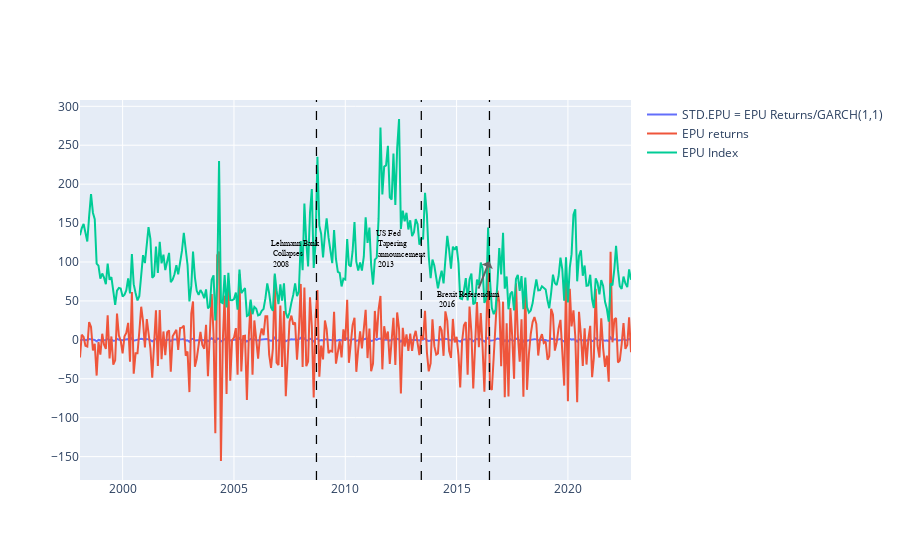

Notebook source saved alongside this figure:
### Code cell
import pandas as pd
import numpy as np
import statsmodels.api as sm
from arch import arch_model # ARCH Package for Volatility Modeling
import plotly.graph_objs as go


# Create a dataframe by reading epu data
df_epu = pd.read_excel('/Users/kalyan/Library/CloudStorage/OneDrive-IIMVIZAG/Kalyan-Research/T20-PolicyBrief-G20/Data/G20.xlsx'
                  , sheet_name='G20-EPU',
                   dtype={'Year':object,'Month':object,},
                      header=0);

#Uniformity in Year data - Convert Numeric to String
df_epu['Year'] = df_epu['Year'].astype(str)
#Uniformity in Month data - Convert Numeric to String of length 2
df_epu['Month'] = df_epu['Month'].astype(str).str.zfill(2)
#Generate Date in datetime dtype
df_epu['Date']= str('01')+df_epu['Month']+df_epu['Year']


df_epu['Date'] = pd.to_datetime(df_epu['Date'], 
                                 format='%d%m%Y')
df_epu['Year'] = pd.to_datetime(df_epu['Date'], 
                                 format='%Y')
df_epu['Month'] = pd.to_datetime(df_epu['Date'], 
                                 format='%m')

df_epu= df_epu.set_index('Date')

df_epu = df_epu.drop(columns=['Year', 'Month'])

# country_list = list(df_epu.columns)
# country_list = [e for e in country_list if e not in ('SCMP China', 'Mainland China')]
country_list = ['India']
# 'Japan', 'Germany', 'South Korea', 'France', 'Italy','Russia','SCMP China', 'Mainland China' , 'China']



df_epu = df_epu.dropna()

# Calculate Returns # Apply np.log() to the DataFrame
epu_returns['india_epu'] = df_epu[country_list]
print(epu_returns.columns)

epu_returns['epu_returns'] = np.log(epu_returns['india_epu']).diff().mul(100)
epu_returns = epu_returns.dropna()
epu_returns['epu_returns'] = epu_returns['epu_returns'].astype(float) # Needed to convert object to float


# Fit GARCH(1, 1) model
model = arch_model(epu_returns['epu_returns'], vol='GARCH', p=1, q=1)
garch_results = model.fit()

# Print model summary
print(garch_results.summary())

# Get conditional standard deviation
cond_std = garch_results.conditional_volatility

# Print the conditional standard deviation
#print(cond_std)

epu_returns['std_epu_returns'] = epu_returns['epu_returns']/cond_std

print(epu_returns.columns)

fig = go.Figure()
fig.add_trace(go.Scatter(x=epu_returns.index, y=epu_returns['std_epu_returns'], 
                         name='STD.EPU = EPU Returns/GARCH(1,1)'))
fig.add_trace(go.Scatter(x=epu_returns.index, y=epu_returns['epu_returns'], 
                         name='EPU returns'))
fig.add_trace(go.Scatter(x=epu_returns.index, y=epu_returns['india_epu'], 
                         name='EPU Index'))

# fed Tapering plan announced
fig.add_vline(x=pd.to_datetime("01062013",format='%d%m%Y'), line_width=1.25, line_dash="dash", line_color="Black")
fig.add_annotation(
    x=pd.to_datetime("01062013",format='%d%m%Y')
    , y=100+1
    , text=f'US Fed <br> Tapering <br> announcement <br> 2013'
    , yanchor='bottom'
    , showarrow=True
    , arrowhead=1
    , arrowsize=1
    , arrowwidth=2
    , arrowcolor="#636363"
    , ax=-20
    , ay=10
    , font=dict(size=8, color="Black", family="Courier New, monospace")
    , align="left"
    ,)

# Lehmann Collapse
fig.add_vline(x=pd.to_datetime("15092008",format='%d%m%Y'), line_width=1.25, line_dash="dash", line_color="Black")
fig.add_annotation(
    x=pd.to_datetime("15092008",format='%d%m%Y')
    , y=100+1
    , text=f'Lehmann Bank <br> Collapses <br> 2008'
    , yanchor='bottom'
    , showarrow=True
    , arrowhead=1
    , arrowsize=1
    , arrowwidth=2
    , arrowcolor="#636363"
    , ax=-20
    , ay=10
    , font=dict(size=8, color="Black", family="Courier New, monospace")
    , align="left"
    ,)

# Brexit Referendum Vote 23 June 2016
fig.add_vline(x=pd.to_datetime("23062016",format='%d%m%Y'), line_width=1.25, line_dash="dash", line_color="Black")
fig.add_annotation(
    x=pd.to_datetime("23062016",format='%d%m%Y')
    , y=100+1
    , text=f'Brexit Referendum <br> 2016'
    , yanchor='bottom'
    , showarrow=True
    , arrowhead=1
    , arrowsize=1
    , arrowwidth=2
    , arrowcolor="#636363"
    , ax=-20
    , ay=50
    , font=dict(size=8, color="Black", family="Courier New, monospace")
    , align="left"
    ,)

fig.show()

print(epu_returns.columns)
######### Write DataFrame to an external file #########
epu_returns.to_excel('/Users/kalyan/Documents/Kalyan-Research/EPU-Inv/epu-rawdata/epu_index/EPU-returns-built.xlsx', sheet_name='epu_returns', index=True)

### Figure 1 — Plotly figure (JSON) as saved in the notebook; plotly's stock layout.template omitted (floating-point values rounded to 4 significant figures; data arrays with more than 128 entries replaced by an {"elided": "..."} marker saying what was removed)
{"data": [{"name": "STD.EPU = EPU Returns/GARCH(1,1)", "type": "scatter", "x": {"elided": "298 str values"}, "y": {"elided": "298 float values"}}, {"name": "EPU returns", "type": "scatter", "x": {"elided": "298 str values"}, "y": {"elided": "298 float values"}}, {"name": "EPU Index", "type": "scatter", "x": {"elided": "298 str values"}, "y": {"elided": "298 float values"}}], "layout": {"annotations": [{"align": "left", "arrowcolor": "#636363", "arrowhead": 1, "arrowsize": 1, "arrowwidth": 2, "ax": -20, "ay": 10, "font": {"color": "Black", "family": "Courier New, monospace", "size": 8}, "showarrow": true, "text": "US Fed <br> Tapering <br> announcement <br> 2013", "x": "2013-06-01T00:00:00", "y": 101, "yanchor": "bottom"}, {"align": "left", "arrowcolor": "#636363", "arrowhead": 1, "arrowsize": 1, "arrowwidth": 2, "ax": -20, "ay": 10, "font": {"color": "Black", "family": "Courier New, monospace", "size": 8}, "showarrow": true, "text": "Lehmann Bank <br> Collapses <br> 2008", "x": "2008-09-15T00:00:00", "y": 101, "yanchor": "bottom"}, {"align": "left", "arrowcolor": "#636363", "arrowhead": 1, "arrowsize": 1, "arrowwidth": 2, "ax": -20, "ay": 50, "font": {"color": "Black", "family": "Courier New, monospace", "size": 8}, "showarrow": true, "text": "Brexit Referendum <br> 2016", "x": "2016-06-23T00:00:00", "y": 101, "yanchor": "bottom"}], "shapes": [{"line": {"color": "Black", "dash": "dash", "width": 1.25}, "type": "line", "x0": "2013-06-01T00:00:00", "x1": "2013-06-01T00:00:00", "xref": "x", "y0": 0, "y1": 1, "yref": "y domain"}, {"line": {"color": "Black", "dash": "dash", "width": 1.25}, "type": "line", "x0": "2008-09-15T00:00:00", "x1": "2008-09-15T00:00:00", "xref": "x", "y0": 0, "y1": 1, "yref": "y domain"}, {"line": {"color": "Black", "dash": "dash", "width": 1.25}, "type": "line", "x0": "2016-06-23T00:00:00", "x1": "2016-06-23T00:00:00", "xref": "x", "y0": 0, "y1": 1, "yref": "y domain"}]}}
